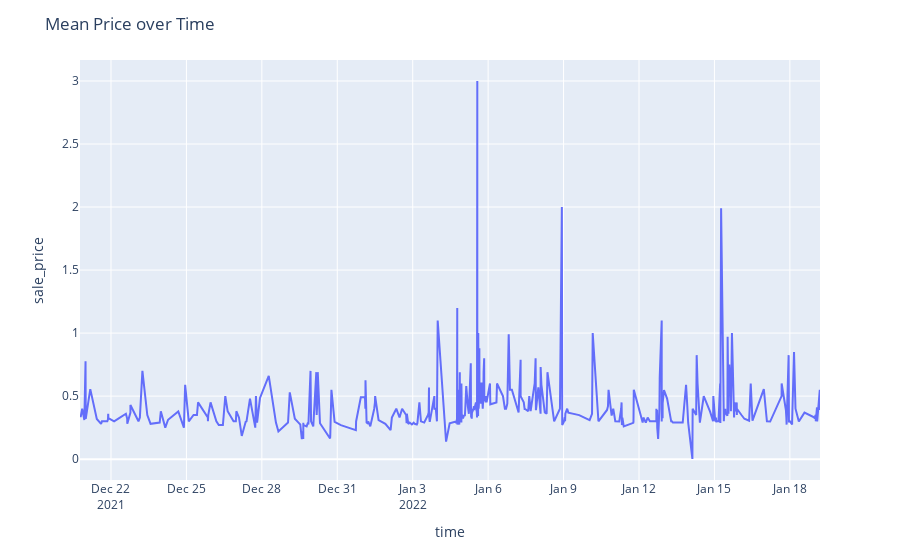

Source (notebook cell):
### Code cell
#plot mean price over time
fig2 = px.line(recent_sales,x='time',y='sale_price')
fig2.update_layout(title_text='Mean Price over Time')
fig2.show()

### Figure 1 — Plotly figure (JSON) as saved in the notebook; plotly's stock layout.template omitted (floating-point values rounded to 4 significant figures; data arrays with more than 128 entries replaced by an {"elided": "..."} marker saying what was removed)
{"data": [{"hovertemplate": "time=%{x}<br>sale_price=%{y}<extra></extra>", "legendgroup": "", "line": {"color": "#636efa", "dash": "solid"}, "marker": {"symbol": "circle"}, "mode": "lines", "name": "", "orientation": "v", "showlegend": false, "type": "scatter", "x": {"elided": "487 str values"}, "xaxis": "x", "y": {"elided": "487 float values"}, "yaxis": "y"}], "layout": {"legend": {"tracegroupgap": 0}, "margin": {"t": 60}, "title": {"text": "Mean Price over Time"}, "xaxis": {"anchor": "y", "domain": [0, 1], "title": {"text": "time"}}, "yaxis": {"anchor": "x", "domain": [0, 1], "title": {"text": "sale_price"}}}}
